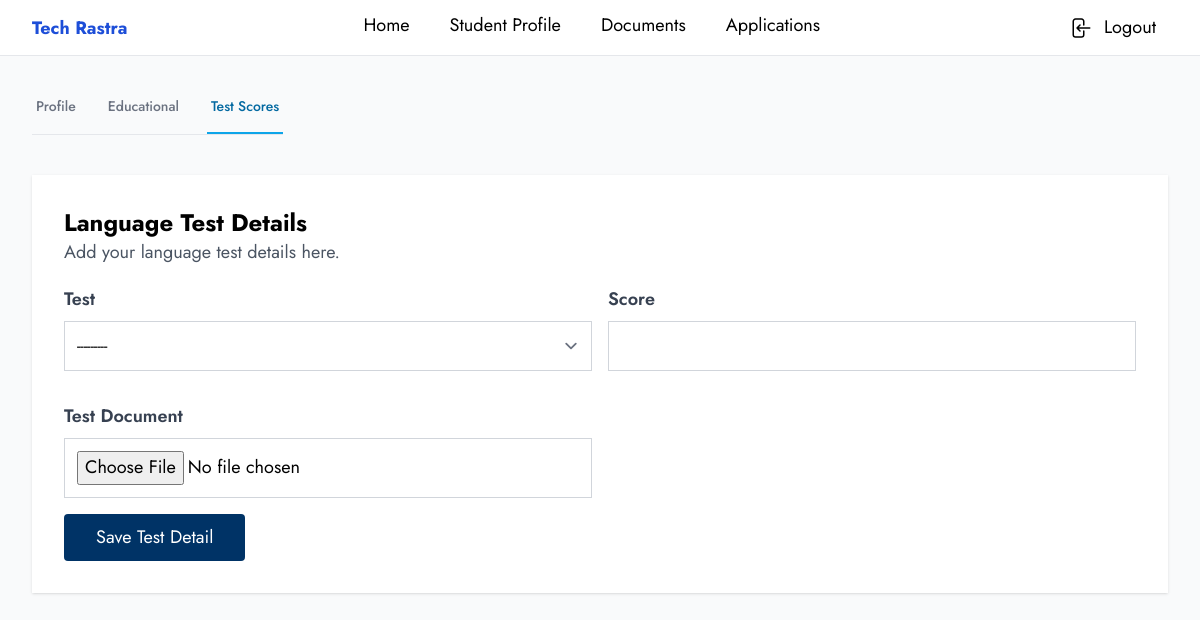
Before: /student/profile/test-scores (signed in) with the older database file.
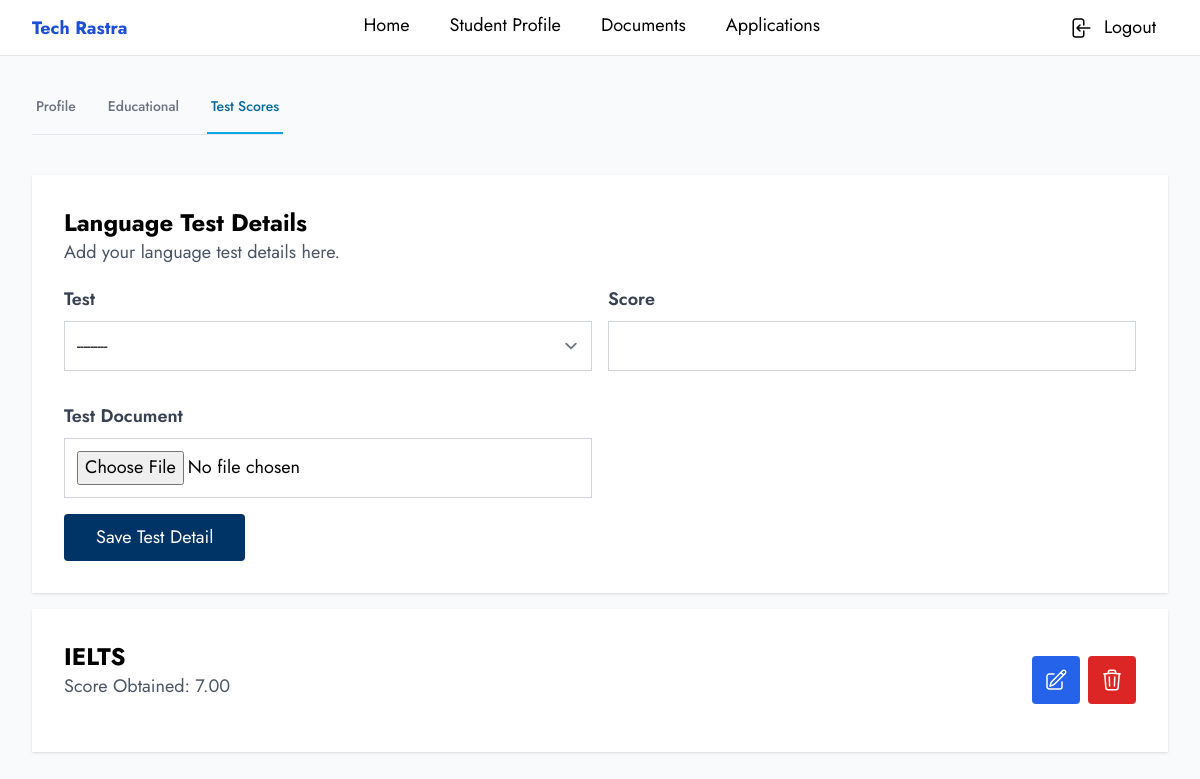
After: the same page with the newer database file.
### student/models.py (models this page shows, shortened)
class LanguageTest(models.Model):
    TEST_CHOICES = (
        ("ielts", "IELTS"),
        ("toefl", "TOEFL"),
        ("pte", "PTE"),
        ("gre", "GRE"),
        ("gmat", "GMAT"),
        ("sat", "SAT"),
        ("jlpt", "JLPT"),
        ("korean language", "Korean Language"),
    )
    test = models.CharField(max_length=20, choices=TEST_CHOICES)
    score = models.DecimalField(max_digits=6, decimal_places=2)
    user = models.ForeignKey(User, on_delete=models.CASCADE, related_name="test_scores")
    test_document = models.FileField(upload_to="test_documents/")
    created_at = models.DateTimeField(auto_now_add=True)
    updated_at = models.DateTimeField(auto_now=True)
    class Meta:
        db_table = "language_test"
        verbose_name_plural = "Language Tests"
        unique_together = ("user", "test")

### student/views.py (the view, shortened to what this page needs)
@login_required(login_url="login")
def test_scores(request):
    if request.user.role != "student":
        messages.error(request, "You are not authorized to view this page.")
        return redirect("error")
    form = LanguageTestForm(request.POST or None, request.FILES or None)
    test_scores = LanguageTest.objects.filter(user=request.user).values(
        "test", "score", "id"
    )
    context = {"form": form, "test_scores": test_scores}
    return render(request, "student/test_scores.html", context)

### student/forms.py
class LanguageTestForm(forms.ModelForm):
    class Meta:
        model = LanguageTest
        fields = "__all__"
        exclude = ["user", "created_at", "updated_at"]
        labels = {
            "test": _("Test"),
            "score": _("Score"),
            "test_document": _("Test Document"),
        }
        widgets = {
            "test": forms.Select(attrs={"class": "input__text"}),
            "score": forms.NumberInput(attrs={"class": "input__text"}),
            "test_document": forms.FileInput(attrs={"class": "input__text"}),
        }

### templates/student/test_scores.html (shortened to what this page needs)
{% extends 'base/profile_base.html' %}
{% block content %}
<div class="container mx-auto my-4">
    <div class="my-10">
        <div class="mt-8">
            {% include 'common/profile_tabs.html' %}
        </div>
    </div>
    <div class="bg-white w-full shadow p-5 md:p-8">
        <div class="mb-5">
            <h1 class="text-2xl font-bold">Language Test Details</h1>
            <p class="text-gray-600">
                Add your language test details here.
            </p>
        </div>
        <form id="test__form" method="POST" enctype="multipart/form-data" novalidate>
            <div class="grid grid-cols-1 md:grid-cols-2 gap-4 md:ga-8">
                {% for field in form %}
                <div class="mb-4">
                    <label for="{{ field.id_for_label }}" class="block text-gray-700 font-semibold mb-2">
                        {{ field.label }}
                    </label>
                    {{ field }}
                </div>
                {% endfor %}
            </div>
            <button id="test__submit" type="submit" class="btn__primary">Save Test Detail</button>
        </form>
    </div>
</div>
<div class="container mx-auto mb-4 md:mb-8">
    {% for score in test_scores %}
    <div class="bg-white w-full mb-5 shadow p-5 md:p-8 flex flex-col md:flex-row md:items-center justify-between">
        <div class="mb-5">
            <h1 class="text-lg md:text-2xl font-bold uppercase">{{score.test}}</h1>
            <p class="text-gray-600">
                Score Obtained: {{score.score}}
            </p>
        </div>
        <div class="flex gap-2 justify-start md:justify-center">
            <a href="{% url 'edit_test_score' score.id %}" class="text-white cursor-pointer bg-blue-600 p-3 rounded">
            </a>
            <form action="{% url 'delete_test_score' score.id %}" method="post" class="delete-form">
                <button type="button" class="text-white cursor-pointer bg-red-600 p-3 rounded delete-btn">
                </button>
            </form>
        </div>
    </div>
    {% endfor %}
</div>
{% endblock %}

Changed rows visible on the page:
added LanguageTest: test "IELTS", score "7.00"
